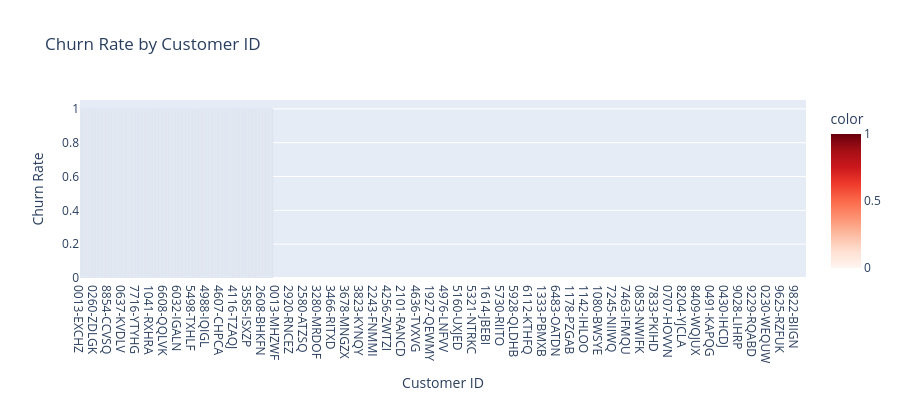
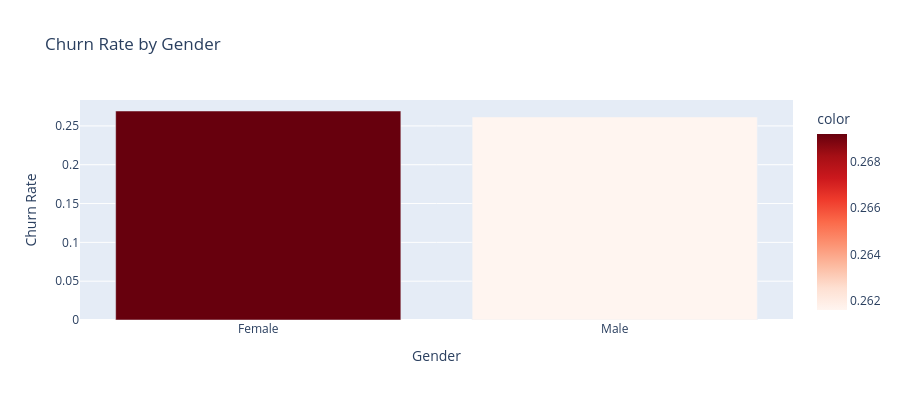
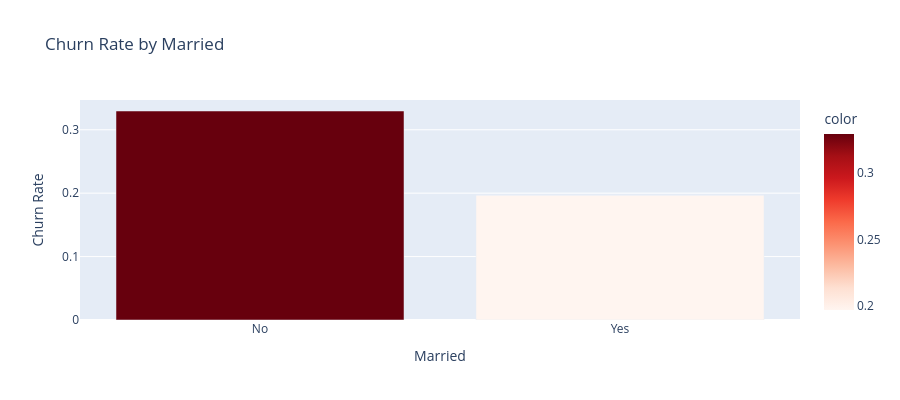
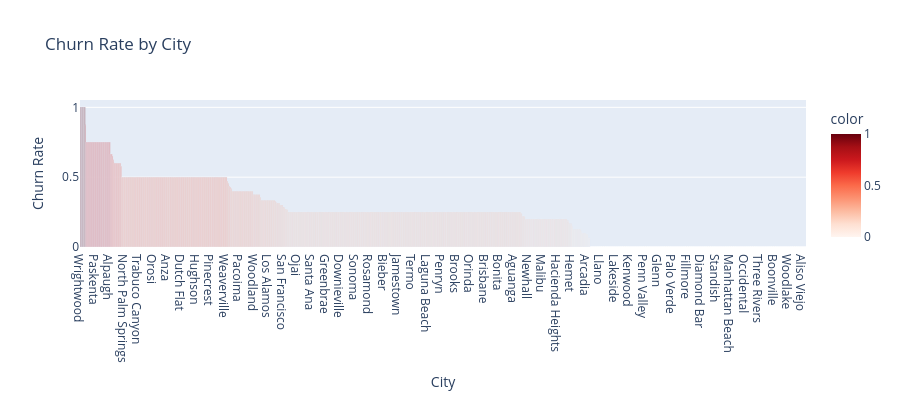

Notebook code cell kept with these figures, in order:
### Code cell
# Analyze categorical features vs target
fig_list = []
for cat_col in categorical_cols[:10]:  # Analyze top 10 categorical columns
    if cat_col != target_col:
        # Calculate churn rate for each category
        churn_rate = df_clean.groupby(cat_col)[target_col].mean().sort_values(ascending=False)
        
        fig = px.bar(x=churn_rate.index, y=churn_rate.values,
                     title=f'Churn Rate by {cat_col}',
                     labels={'x': cat_col, 'y': 'Churn Rate'},
                     color=churn_rate.values,
                     color_continuous_scale='Reds')
        fig.update_layout(height=400, showlegend=False)
        fig.show()

### Figure 1 — Plotly figure (JSON) as saved in the notebook; plotly's stock layout.template omitted (floating-point values rounded to 4 significant figures; data arrays with more than 128 entries replaced by an {"elided": "..."} marker saying what was removed)
{"data": [{"hovertemplate": "Customer ID=%{x}<br>Churn Rate=%{y}<br>color=%{marker.color}<extra></extra>", "legendgroup": "", "marker": {"color": {"elided": "7043 float values"}, "coloraxis": "coloraxis", "pattern": {"shape": ""}}, "name": "", "orientation": "v", "showlegend": false, "textposition": "auto", "type": "bar", "x": {"elided": "7043 str values"}, "xaxis": "x", "y": {"elided": "7043 float values"}, "yaxis": "y"}], "layout": {"barmode": "relative", "coloraxis": {"colorbar": {"title": {"text": "color"}}, "colorscale": [[0, "rgb(255,245,240)"], [0.125, "rgb(254,224,210)"], [0.25, "rgb(252,187,161)"], [0.375, "rgb(252,146,114)"], [0.5, "rgb(251,106,74)"], [0.625, "rgb(239,59,44)"], [0.75, "rgb(203,24,29)"], [0.875, "rgb(165,15,21)"], [1, "rgb(103,0,13)"]]}, "height": 400, "legend": {"tracegroupgap": 0}, "showlegend": false, "title": {"text": "Churn Rate by Customer ID"}, "xaxis": {"anchor": "y", "domain": [0, 1], "title": {"text": "Customer ID"}}, "yaxis": {"anchor": "x", "domain": [0, 1], "title": {"text": "Churn Rate"}}}}

### Figure 2 — Plotly figure (JSON) as saved in the notebook; plotly's stock layout.template omitted (floating-point values rounded to 4 significant figures)
{"data": [{"hovertemplate": "Gender=%{x}<br>Churn Rate=%{y}<br>color=%{marker.color}<extra></extra>", "legendgroup": "", "marker": {"color": [0.2692, 0.2616], "coloraxis": "coloraxis", "pattern": {"shape": ""}}, "name": "", "orientation": "v", "showlegend": false, "textposition": "auto", "type": "bar", "x": ["Female", "Male"], "xaxis": "x", "y": [0.2692, 0.2616], "yaxis": "y"}], "layout": {"barmode": "relative", "coloraxis": {"colorbar": {"title": {"text": "color"}}, "colorscale": [[0, "rgb(255,245,240)"], [0.125, "rgb(254,224,210)"], [0.25, "rgb(252,187,161)"], [0.375, "rgb(252,146,114)"], [0.5, "rgb(251,106,74)"], [0.625, "rgb(239,59,44)"], [0.75, "rgb(203,24,29)"], [0.875, "rgb(165,15,21)"], [1, "rgb(103,0,13)"]]}, "height": 400, "legend": {"tracegroupgap": 0}, "showlegend": false, "title": {"text": "Churn Rate by Gender"}, "xaxis": {"anchor": "y", "domain": [0, 1], "title": {"text": "Gender"}}, "yaxis": {"anchor": "x", "domain": [0, 1], "title": {"text": "Churn Rate"}}}}

### Figure 3 — Plotly figure (JSON) as saved in the notebook; plotly's stock layout.template omitted (floating-point values rounded to 4 significant figures)
{"data": [{"hovertemplate": "Married=%{x}<br>Churn Rate=%{y}<br>color=%{marker.color}<extra></extra>", "legendgroup": "", "marker": {"color": [0.3296, 0.1966], "coloraxis": "coloraxis", "pattern": {"shape": ""}}, "name": "", "orientation": "v", "showlegend": false, "textposition": "auto", "type": "bar", "x": ["No", "Yes"], "xaxis": "x", "y": [0.3296, 0.1966], "yaxis": "y"}], "layout": {"barmode": "relative", "coloraxis": {"colorbar": {"title": {"text": "color"}}, "colorscale": [[0, "rgb(255,245,240)"], [0.125, "rgb(254,224,210)"], [0.25, "rgb(252,187,161)"], [0.375, "rgb(252,146,114)"], [0.5, "rgb(251,106,74)"], [0.625, "rgb(239,59,44)"], [0.75, "rgb(203,24,29)"], [0.875, "rgb(165,15,21)"], [1, "rgb(103,0,13)"]]}, "height": 400, "legend": {"tracegroupgap": 0}, "showlegend": false, "title": {"text": "Churn Rate by Married"}, "xaxis": {"anchor": "y", "domain": [0, 1], "title": {"text": "Married"}}, "yaxis": {"anchor": "x", "domain": [0, 1], "title": {"text": "Churn Rate"}}}}

### Figure 4 — Plotly figure (JSON) as saved in the notebook; plotly's stock layout.template omitted (floating-point values rounded to 4 significant figures; data arrays with more than 128 entries replaced by an {"elided": "..."} marker saying what was removed)
{"data": [{"hovertemplate": "City=%{x}<br>Churn Rate=%{y}<br>color=%{marker.color}<extra></extra>", "legendgroup": "", "marker": {"color": {"elided": "1106 float values"}, "coloraxis": "coloraxis", "pattern": {"shape": ""}}, "name": "", "orientation": "v", "showlegend": false, "textposition": "auto", "type": "bar", "x": {"elided": "1106 str values"}, "xaxis": "x", "y": {"elided": "1106 float values"}, "yaxis": "y"}], "layout": {"barmode": "relative", "coloraxis": {"colorbar": {"title": {"text": "color"}}, "colorscale": [[0, "rgb(255,245,240)"], [0.125, "rgb(254,224,210)"], [0.25, "rgb(252,187,161)"], [0.375, "rgb(252,146,114)"], [0.5, "rgb(251,106,74)"], [0.625, "rgb(239,59,44)"], [0.75, "rgb(203,24,29)"], [0.875, "rgb(165,15,21)"], [1, "rgb(103,0,13)"]]}, "height": 400, "legend": {"tracegroupgap": 0}, "showlegend": false, "title": {"text": "Churn Rate by City"}, "xaxis": {"anchor": "y", "domain": [0, 1], "title": {"text": "City"}}, "yaxis": {"anchor": "x", "domain": [0, 1], "title": {"text": "Churn Rate"}}}}
